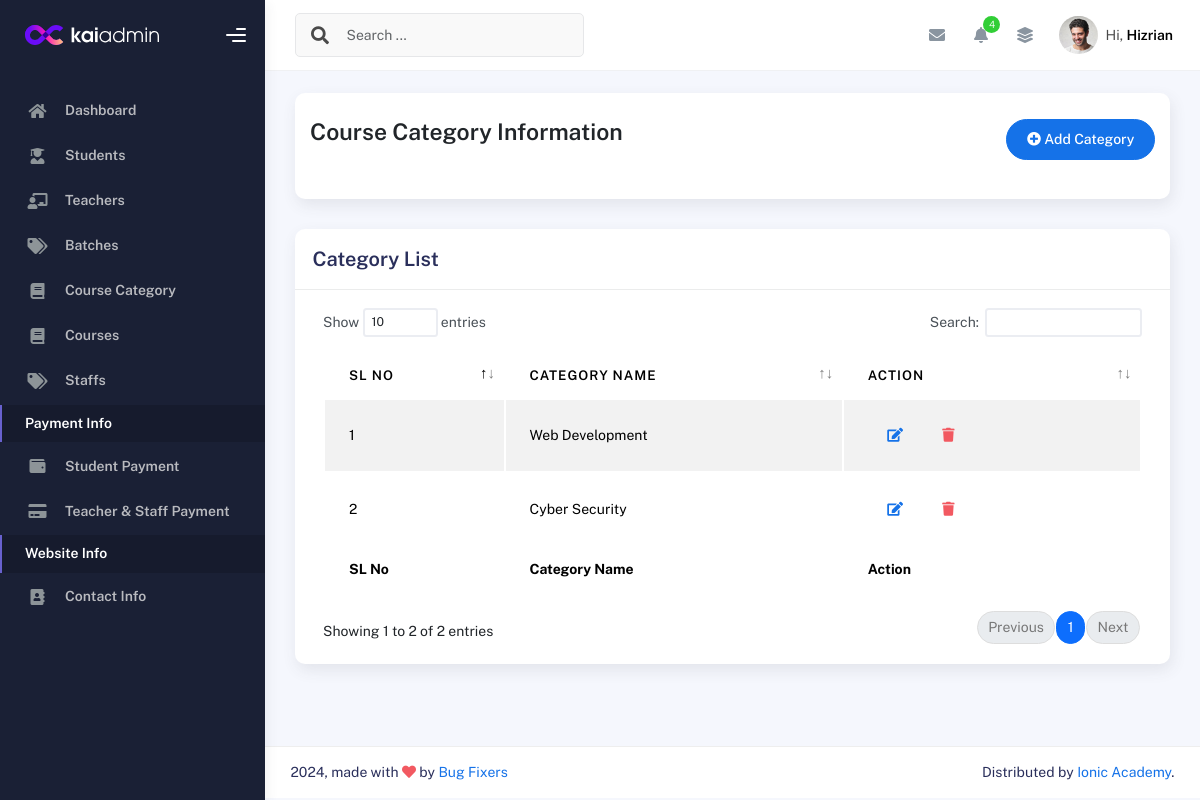
/categorylist/ (signed in), run on an earlier commit of the app's database.
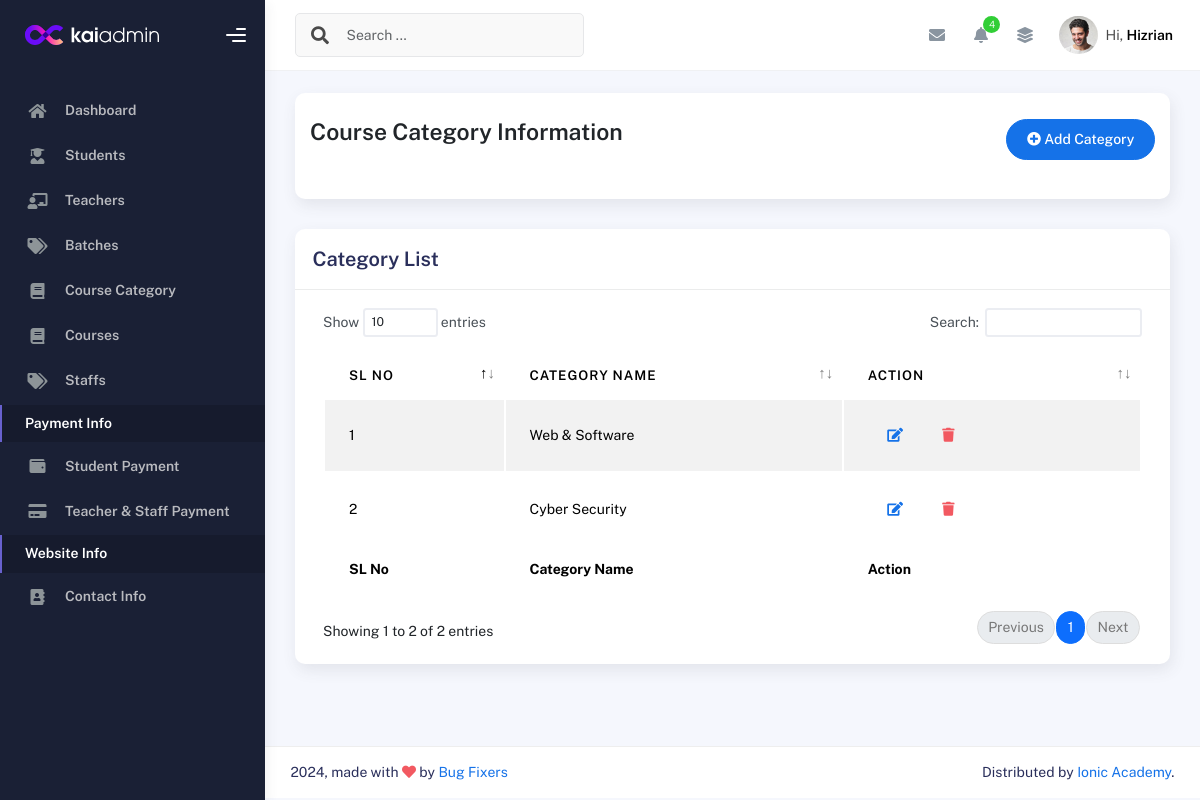
And on a later commit of the database.
### IMSapp/models.py (models this page shows, shortened)
class CourseCategoryModel(models.Model):
    CategoryName = models.CharField(max_length=100,null=True)

### IMSapp/courseviews.py (the view)
# urls.py: path('categorylist/',categorylist,name="categorylist"),
@login_required
def categorylist(request):
    categorydata = CourseCategoryModel.objects.all()
    return render(request,'courses/categorylist.html',{'categorydata':categorydata})

### IMSapp/templates/courses/categorylist.html
{% extends "profilemaster/master.html" %}
{% block content %}
<div class="col-sm-12 col-md-12">
    <div class="card card-stats card-round">
        <div class="card-body">
            <div class="d-flex align-items-left align-items-md-center flex-column flex-md-row pt-2 pb-4">
                <div>
                    <h3 class="fw-bold mb-3">Course Category Information</h3>
                </div>
                <div class="ms-md-auto py-2 py-md-0">
                    <a href="{% url 'addcategory' %}" class="btn btn-primary btn-round"><i class="fas fa-plus-circle"></i> Add Category</a>
                </div>
            </div>
        </div>
    </div>
</div>
<div class="col-md-12">
    <div class="card">
      <div class="card-header">
        <h4 class="card-title">Category List</h4>
      </div>
      <div class="card-body">
        <div class="table-responsive">
          <table id="basic-datatables" class="display table table-striped table-hover">
            <thead>
              <tr>
                <th>SL No</th>
                <th>Category Name</th>
                <th>Action</th>
              </tr>
            </thead>
            <tfoot>
              <tr>
                <th>SL No</th>
                <th>Category Name</th>
                <th>Action</th>
              </tr>
            </tfoot>
            <tbody>
              {% for i in categorydata %}
                <tr>
                  <td>{{forloop.counter}}</td>
                  <td>{{i.CategoryName}}</td>
                  <td>
                    <div class="form-button-action">
                      <a href="{% url 'editcategory' i.id %}" class="btn btn-link btn-primary btn-md">
                        <i class="fa fa-edit"></i>
                      </a>
                      <a href="{% url 'deletecategory' i.id %}" class="btn btn-link btn-danger btn-md">
                        <i class="fa fa-trash"></i>
                      </a>
                    </div>
                  </td>
                </tr>
              {% endfor %}
            </tbody>
          </table>
        </div>
      </div>
    </div>
  </div>
{% endblock content %}

What changed in the data, as far as the page shows it:
changed CourseCategoryModel: CategoryName "Web Development" → "Web & Software"
